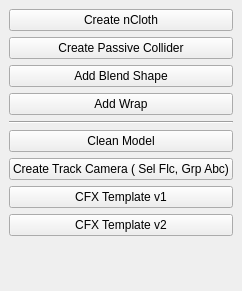
<?xml version="1.0" encoding="UTF-8"?>
<ui version="4.0">
 <class>MainWindow</class>
 <widget class="QMainWindow" name="MainWindow">
  <property name="geometry">
   <rect>
    <x>0</x>
    <y>0</y>
    <width>219</width>
    <height>291</height>
   </rect>
  </property>
  <property name="windowTitle">
   <string>MainWindow</string>
  </property>
  <widget class="QWidget" name="centralwidget">
   <layout class="QGridLayout" name="gridLayout_2">
    <item row="0" column="0">
     <layout class="QGridLayout" name="gridLayout">
      <item row="11" column="0">
       <widget class="QPushButton" name="pushButton_cfx_template_v2">
        <property name="text">
         <string>CFX Template v2</string>
        </property>
       </widget>
      </item>
      <item row="5" column="0">
       <widget class="QPushButton" name="pushButton_cleanMesh">
        <property name="text">
         <string>Clean Model</string>
        </property>
       </widget>
      </item>
      <item row="0" column="0">
       <widget class="QPushButton" name="pushButton_create_ncloth">
        <property name="text">
         <string>Create nCloth</string>
        </property>
       </widget>
      </item>
      <item row="9" column="0">
       <widget class="QPushButton" name="pushButton_createTrackCam">
        <property name="text">
         <string>Create Track Camera ( Sel Flc, Grp Abc)</string>
        </property>
       </widget>
      </item>
      <item row="4" column="0">
       <widget class="Line" name="line">
        <property name="orientation">
         <enum>Qt::Horizontal</enum>
        </property>
       </widget>
      </item>
      <item row="1" column="0">
       <widget class="QPushButton" name="pushButton_create_nrigid">
        <property name="text">
         <string>Create Passive Collider</string>
        </property>
       </widget>
      </item>
      <item row="3" column="0">
       <widget class="QPushButton" name="pushButton_addWrap">
        <property name="text">
         <string>Add Wrap</string>
        </property>
       </widget>
      </item>
      <item row="2" column="0">
       <widget class="QPushButton" name="pushButton_addBlendshape">
        <property name="text">
         <string>Add Blend Shape</string>
        </property>
       </widget>
      </item>
      <item row="10" column="0">
       <widget class="QPushButton" name="pushButton_template">
        <property name="text">
         <string>CFX Template v1</string>
        </property>
       </widget>
      </item>
     </layout>
    </item>
    <item row="1" column="0">
     <spacer name="verticalSpacer">
      <property name="orientation">
       <enum>Qt::Vertical</enum>
      </property>
      <property name="sizeHint" stdset="0">
       <size>
        <width>20</width>
        <height>40</height>
       </size>
      </property>
     </spacer>
    </item>
   </layout>
  </widget>
 </widget>
 <resources/>
 <connections/>
</ui>
